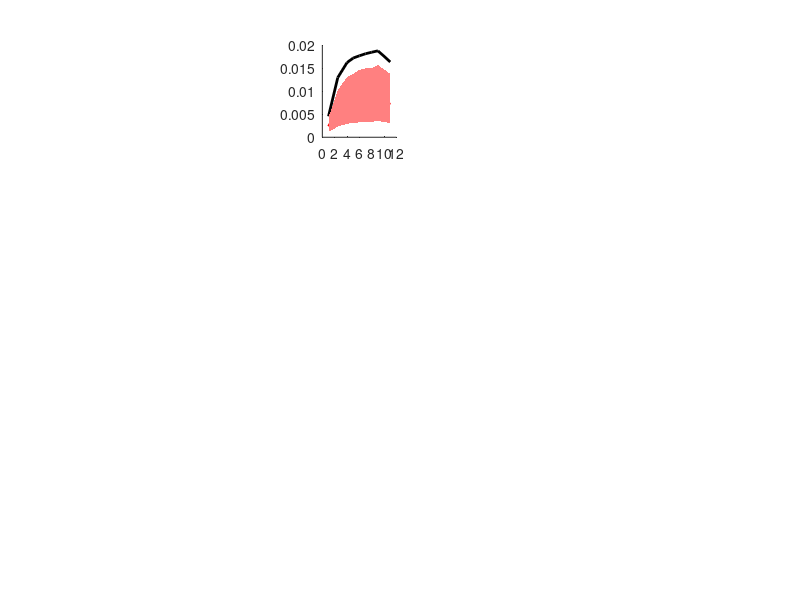

Reproduce this figure in MATLAB. (Note: this script raises an error after producing the figure.)



%% figure S5ab
clc
clear all
close all

% load
load('./data/figureS5ab_ReliabilityTest.mat');
NameRegion = 'whole';
NumRows = 4;
NumColumns = 6;
NumLayers = 6;
LineWidth = 2;
positions = [0 0; 0 0; 0 0;...
             1 3; 2 3; 0 0;
             0 0; 0 0; 1 4;...
             3 3; 4 1; 4 2;...
             1 5; 1 6; 2 4;...
             2 5; 2 6; 3 4;...
             3 5; 3 6; 4 4;...
             4 5; 4 6];

% figure
figure('Color',[1 1 1],'Position',[0 0 1600 1000],'Units','pixels');
for which_subj = [4 5 9:23]
    Result = Result1(which_subj);
    
    subplot(NumRows,NumColumns,positions(which_subj,1)*NumColumns-NumColumns+positions(which_subj,2)); hold on;
    plot([1 2.5 4:9 11],Result.LP,'k-','linewidth',LineWidth);
    if max(Result.LP)<0.015
        VASOlim = [0 0.02];
    else
        VASOlim = [0 0.03];
    end
    plot([1 2.5 4:9 11],Result.BootMean,'r-','linewidth',LineWidth);
    frameX = [1 2.5 4:9 11 flip([1 2.5 4:9 11])];
    frameY = [Result.ConIH flip(Result.ConIL)];
    b = fill(frameX, frameY, [1,0.5,0.5],'EdgeColor','None');
    alpha(b,0.4);
    set(gca,'xlim',[0 12],'xTick',[1 2.5 3.5 9.5 11],'XTickLabels',{'WMd','WMs','1.0','0','pia'},'xTickLabelRotation',45,'FontSize',16,'linewidth',LineWidth,'FontName','Arial','FontWeight','bold');
    set(gca,'ylim',VASOlim,'yTick',[0:0.01:0.03],'yTickLabels',[0:0.01:0.03]*100,'FontSize',16,'linewidth',LineWidth,'FontName','Arial','FontWeight','bold');
    ylabel(['ΔVASO (%)'],'FontSize',16,'FontName','Arial','FontWeight','bold');
    if which_subj<10
        SubjName = ['S0' num2str(which_subj)];
    else
        SubjName = ['S' num2str(which_subj)];
    end
    title(SubjName,'FontSize',16);
    box on
end


% for S01 S02 and S04
for which_subj = [1 2 3]
    positions(1) = which_subj;
    for wsession = 1:2
        positions(2) = wsession;
        switch wsession
            case 1
                Result = Result1(which_subj);
            case 2
                Result = Result2(which_subj);
        end
        subplot(NumRows,NumColumns,positions(1)*NumColumns-NumColumns+positions(2)); hold on;
        plot([1 2.5 4:9 11],Result.LP,'k-','linewidth',LineWidth);
        if max(Result.LP)<0.015
            VASOlim = [0 0.02];
        else
            VASOlim = [0 0.03];
        end
        plot([1 2.5 4:9 11],Result.BootMean,'r-','linewidth',LineWidth);
        frameX = [1 2.5 4:9 11 flip([1 2.5 4:9 11])];
        frameY = [Result.ConIH flip(Result.ConIL)];
        b = fill(frameX, frameY, [1,0.5,0.5],'EdgeColor','None');
        alpha(b,0.4);
        set(gca,'xlim',[0 12],'xTick',[1 2.5 3.5 9.5 11],'XTickLabels',{'WMd','WMs','1.0','0','pia'},'xTickLabelRotation',45,'FontSize',16,'linewidth',LineWidth,'FontName','Arial','FontWeight','bold');
        set(gca,'ylim',VASOlim,'yTick',[0:0.01:0.03],'yTickLabels',[0:0.01:0.03]*100,'FontSize',16,'linewidth',LineWidth,'FontName','Arial','FontWeight','bold');
        ylabel(['ΔVASO (%)'],'FontSize',16,'FontName','Arial','FontWeight','bold');
        if which_subj<10
            SubjName = ['S0' num2str(which_subj)];
        else
            SubjName = ['S' num2str(which_subj)];
        end
        title([SubjName ' session' num2str(wsession)],'FontSize',16);
        box on
    end
end




%% figure S5c
clc
clear all
close all
set(0,'defaultfigurecolor',[1 1 1]);% set figure background color

% set parameters
NumLayers = 6;
LineWidth = 2;
load('./data/figureS5C_tSNR.mat');

% figure
yData = Count;
figure('Color',[1 1 1],'Position',[0 0 600 400],'Units','pixels');
hold on;
plot([1 2.5 4:9 11],mean(yData),'k-','linewidth',LineWidth);
errorbar([1 2.5 4:9 11],mean(yData),std(yData)/sqrt(size(yData,1)),'k.','linewidth',LineWidth);
set(gca,'xlim',[0 12],'xTick',[1 2.5 3.5 9.5 11],'XTickLabels',{'WMd','WMs','1.0','0','CSF'},'FontSize',16);
set(gca,'ylim',[10 18],'yTick',[10:4:20],'FontSize',16);
xlabel(['relative cortical depth'],'FontSize',16);
ylabel(['tSNR'],'FontSize',16);
title('Laminar profile of tSNR','FontSize',16);
box on

